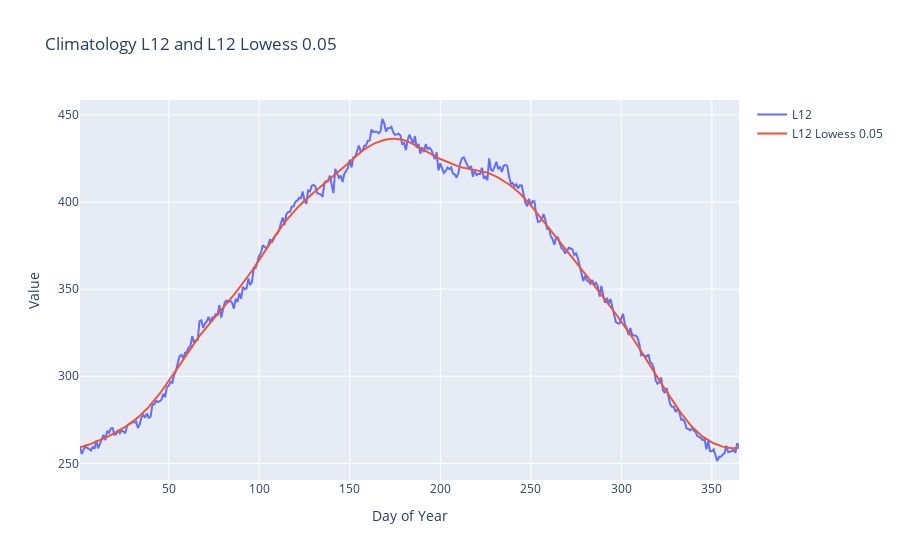

The notebook cell saved with this chart:
### Code cell
import plotly.graph_objects as go

# Convert xarray dataset to pandas DataFrame
climatology_df = climatology.to_dataframe().reset_index()

# Create a figure
fig = go.Figure()

# Add l12 trace
fig.add_trace(go.Scatter(x=climatology_df["dayofyear"], y=climatology_df["l12"], mode="lines", name="L12"))

# Add l12_lowess_0.05 trace
fig.add_trace(
    go.Scatter(x=climatology_df["dayofyear"], y=climatology_df["l12_lowess_0.05"], mode="lines", name="L12 Lowess 0.05")
)

# Update layout
fig.update_layout(title="Climatology L12 and L12 Lowess 0.05", xaxis_title="Day of Year", yaxis_title="Value")

# Show the figure
fig.show()

### Figure 1 — Plotly figure (JSON) as saved in the notebook; plotly's stock layout.template omitted (floating-point values rounded to 4 significant figures; data arrays with more than 128 entries replaced by an {"elided": "..."} marker saying what was removed)
{"data": [{"mode": "lines", "name": "L12", "type": "scatter", "x": {"elided": "365 int values"}, "y": {"elided": "365 float values"}}, {"mode": "lines", "name": "L12 Lowess 0.05", "type": "scatter", "x": {"elided": "365 int values"}, "y": {"elided": "365 float values"}}], "layout": {"title": {"text": "Climatology L12 and L12 Lowess 0.05"}, "xaxis": {"title": {"text": "Day of Year"}}, "yaxis": {"title": {"text": "Value"}}}}
